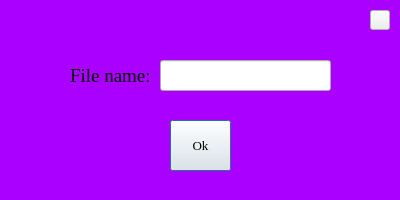
<?xml version="1.0" encoding="UTF-8"?>
<ui version="4.0">
 <class>MyDialog</class>
 <widget class="QDialog" name="MyDialog">
  <property name="geometry">
   <rect>
    <x>0</x>
    <y>0</y>
    <width>400</width>
    <height>200</height>
   </rect>
  </property>
  <property name="minimumSize">
   <size>
    <width>400</width>
    <height>200</height>
   </size>
  </property>
  <property name="maximumSize">
   <size>
    <width>400</width>
    <height>200</height>
   </size>
  </property>
  <property name="windowTitle">
   <string>Dialog</string>
  </property>
  <property name="styleSheet">
   <string notr="true"/>
  </property>
  <widget class="QWidget" name="widget" native="true">
   <property name="geometry">
    <rect>
     <x>0</x>
     <y>0</y>
     <width>401</width>
     <height>201</height>
    </rect>
   </property>
   <property name="styleSheet">
    <string notr="true">/** widget settings **/
#widget
{
border-image: url(:/Icon/Images/26_gradient_image.jpg);
background-color: rgb(170, 0, 255);
}

/** button settings **/
#btn_ok
{
border-image: url(:/Icon/Images/27_ok_button.png);
margin:10px;
}

#btn_ok:hover
{
border-image: url(:/Icon/Images/27_ok_button.png);
margin:0px;
}

#btn_close
{
border-image: url(:/Icon/Images/19_Delete_icon.png);

}</string>
   </property>
   <widget class="QLabel" name="lbl_file_name">
    <property name="geometry">
     <rect>
      <x>70</x>
      <y>50</y>
      <width>91</width>
      <height>51</height>
     </rect>
    </property>
    <property name="font">
     <font>
      <family>Times New Roman</family>
      <pointsize>14</pointsize>
     </font>
    </property>
    <property name="text">
     <string>File name:</string>
    </property>
   </widget>
   <widget class="QLineEdit" name="txt_input">
    <property name="geometry">
     <rect>
      <x>160</x>
      <y>60</y>
      <width>171</width>
      <height>31</height>
     </rect>
    </property>
   </widget>
   <widget class="QPushButton" name="btn_ok">
    <property name="geometry">
     <rect>
      <x>160</x>
      <y>110</y>
      <width>81</width>
      <height>71</height>
     </rect>
    </property>
    <property name="font">
     <font>
      <family>Times New Roman</family>
      <pointsize>10</pointsize>
     </font>
    </property>
    <property name="text">
     <string>Ok</string>
    </property>
   </widget>
   <widget class="QLabel" name="lbl_warning">
    <property name="geometry">
     <rect>
      <x>160</x>
      <y>90</y>
      <width>171</width>
      <height>21</height>
     </rect>
    </property>
    <property name="font">
     <font>
      <family>Times New Roman</family>
      <pointsize>10</pointsize>
     </font>
    </property>
    <property name="text">
     <string/>
    </property>
   </widget>
   <widget class="QPushButton" name="btn_close">
    <property name="geometry">
     <rect>
      <x>370</x>
      <y>10</y>
      <width>20</width>
      <height>20</height>
     </rect>
    </property>
    <property name="text">
     <string/>
    </property>
   </widget>
  </widget>
 </widget>
 <resources/>
 <connections/>
</ui>
